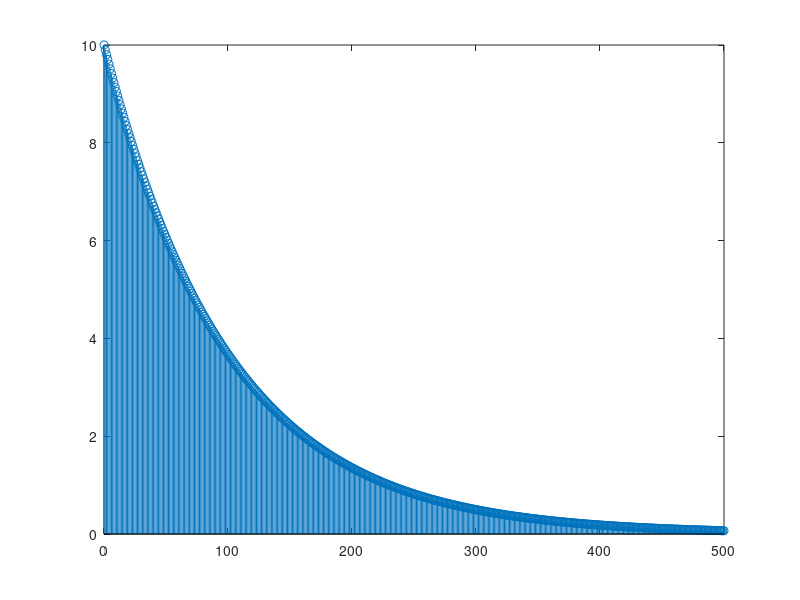

Reproduce this figure in MATLAB.
% generate decreasing discrete exponential
Tf = 5; %total seconds
Fs = 100; %sample frequency Hz
t = 0:(Tf*Fs);
At = 10 .* exp(-t / Fs);

figure;
stem(t, At);

At_int16 = int16(floor(16 * At)); % convert to fixed point
At_bin16 = dec2bin(At_int16, 16); %show binary list

fileID = fopen('testwave.txt','w');
for i = 1:(Tf*Fs+1)
    fprintf(fileID, strcat(At_bin16(i,:), '\n'));
end
fclose(fileID);